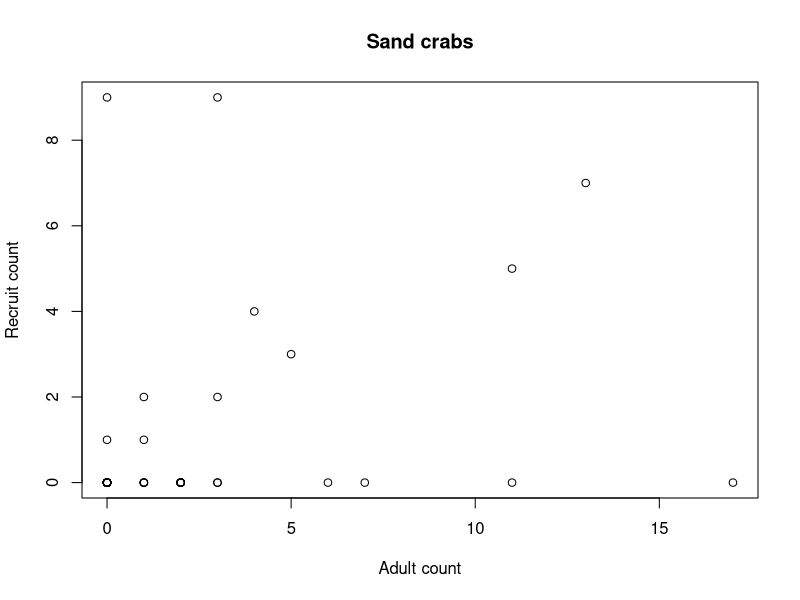
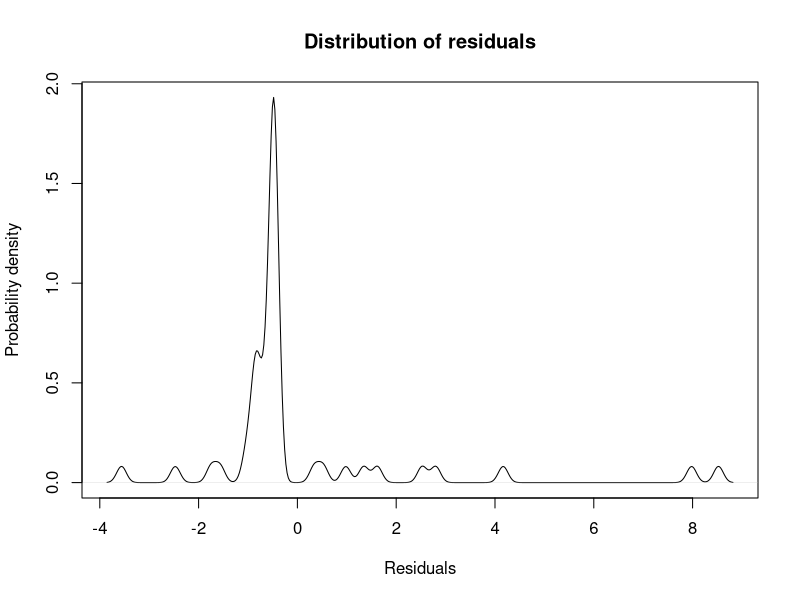
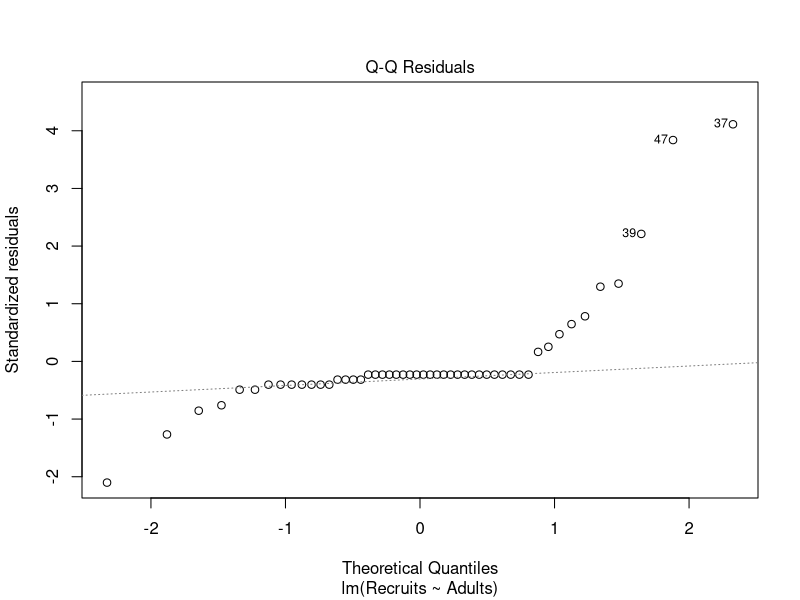
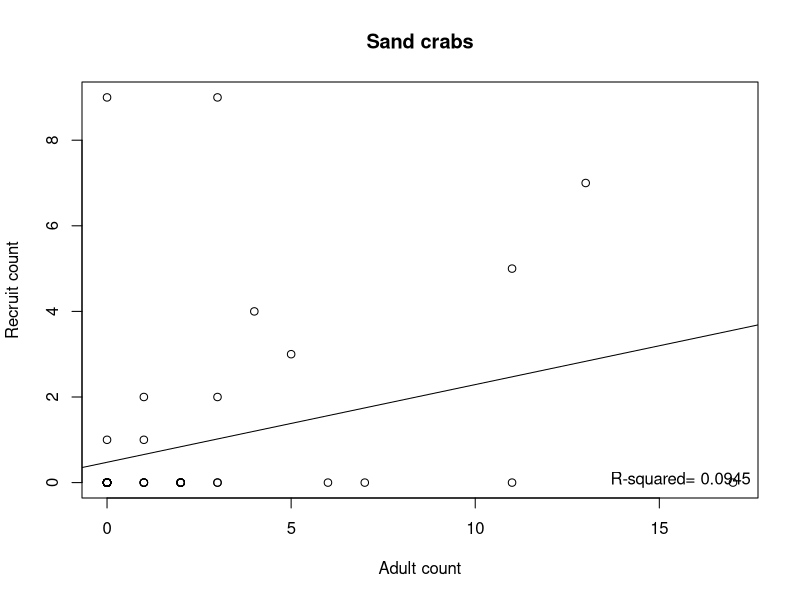
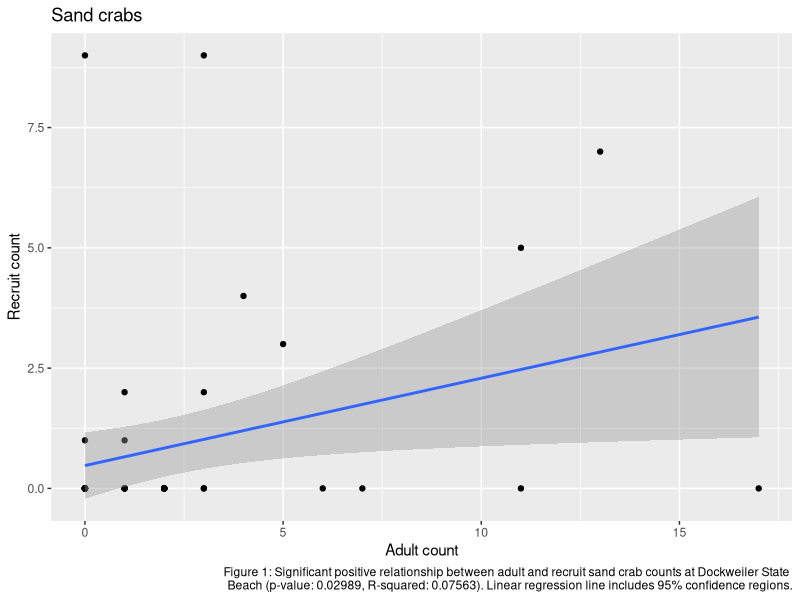
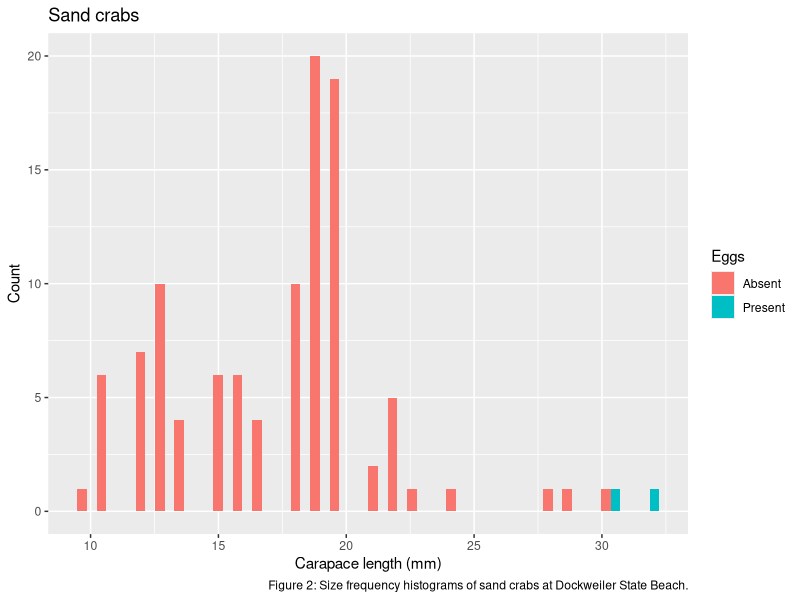
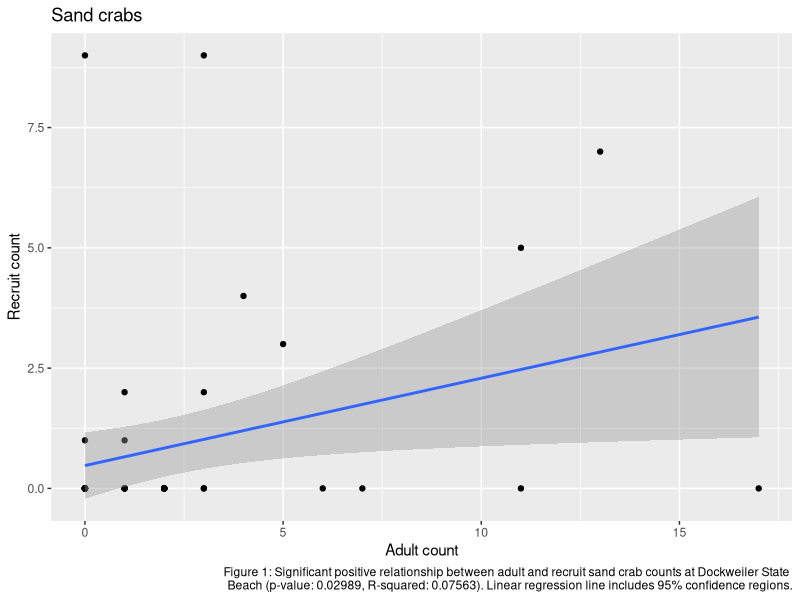
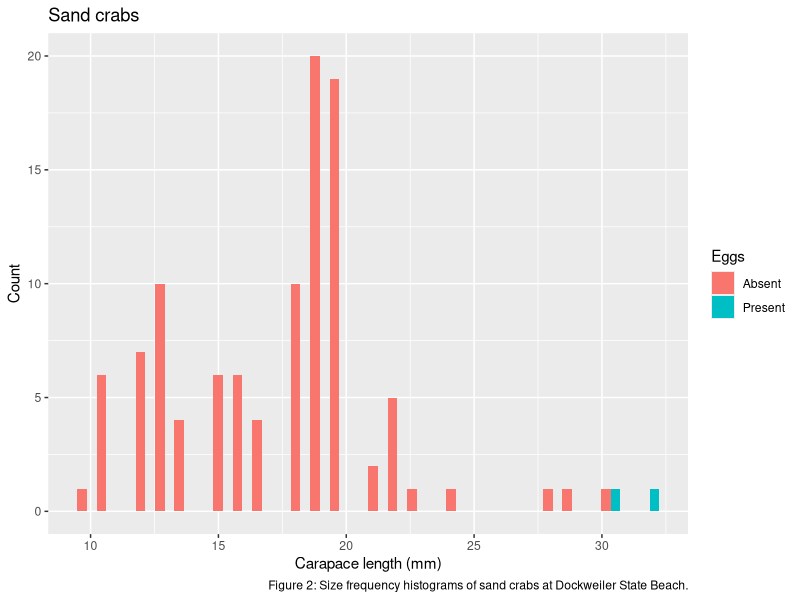

Here is the R script that generated these plots, in order:
# 
# Shawn Schwartz
# EEB 109L - Summer 2018
# TA: Tyler McCraney
#
# Email: shawnschwartz@ucla.edu
#

# Analyses Utilizing Monday Data

# set working directory
setwd("~/OneDrive/UCLA Undergraduate Degree/Summer 2018/Summer Session C - 2018/EE BIOL 109L/R-Projects/EEB109L-SandCrabs")

# load tidyverse library
library(tidyverse)

# read-in csv file data
Counts <- read.csv(file = "Counts.csv", header = TRUE)
Lengths <- read.csv(file = "Lengths.csv", header = TRUE)

# make scatterplot of adult and recruit sand crab counts
Adults <- Counts$Ovigerous + Counts$Non.ovigerous
Counts <- cbind(Counts, Adults)

plot(Counts$Adults, Counts$Recruits, xlab = "Adult count",
ylab = "Recruit count", main = "Sand crabs")

# fit linear regression model
AdultsRecruitsFit <- lm(Recruits ~ Adults, data = Counts)

summary(AdultsRecruitsFit)

# probability distribution of the residuals
plot(density(resid(AdultsRecruitsFit)), xlab = "Residuals", 
ylab = "Probability density", main = "Distribution of residuals")

plot(AdultsRecruitsFit, which = 2)

plot(Counts$Adults, Counts$Recruits, xlab = "Adult count", 
ylab = "Recruit count", main = "Sand crabs")

abline(AdultsRecruitsFit)

legend("bottomright", bty = "n", legend = paste("R-squared=", format(summary(AdultsRecruitsFit)$r.squared, digits = 4)))

# enhanced plotted figure with 95% confidence regions around regression line
ggplot(data = Counts) + 
  geom_point(mapping = aes(x = Adults, y = Recruits)) + 
  geom_smooth(mapping = aes(x = Adults, y = Recruits), method = lm) + 
  labs(x = "Adult count", y = "Recruit count", title = "Sand crabs", caption = "Figure 1: Significant positive relationship between adult and recruit sand crab counts at Dockweiler State 
       Beach (p-value: 0.02989, R-squared: 0.07563). Linear regression line includes 95% confidence regions.")

ggsave("Figure1.pdf")

# create and plot two size frequency histograms
ggplot(data = Lengths, aes(Carapace.length.mm, fill = Eggs)) + 
  geom_histogram(position = "dodge") + 
  labs(x = "Carapace length (mm)", y = "Count", title = "Sand crabs", caption = "Figure 2: Size frequency histograms of sand crabs at Dockweiler State Beach.")

ggsave("Figure2.pdf")

# estimate summary stats for carapace lengths
eggs <- filter(Lengths, Eggs == "Present")
no.eggs <- filter(Lengths, Eggs == "Absent")

xbarL.eggs <- mean(eggs$Carapace.length.mm)
xbarL.no.eggs <- mean(no.eggs$Carapace.length.mm)

sdL.eggs <- sd(eggs$Carapace.length.mm)
sdL.no.eggs <- sd(no.eggs$Carapace.length.mm)

n.eggs <- nrow(eggs)
n.no.eggs <- nrow(no.eggs)

seL.eggs <- sdL.eggs / sqrt(n.eggs)
seL.no.eggs <- sdL.no.eggs / sqrt(n.no.eggs)

boundL.eggs <- 1.96 * seL.eggs
boundL.no.eggs <- 1.96 * seL.no.eggs

lowL.eggs <- xbarL.eggs - boundL.eggs
lowL.no.eggs <- xbarL.no.eggs - boundL.no.eggs

upL.eggs <- xbarL.eggs + boundL.eggs
upL.no.eggs <- xbarL.no.eggs + boundL.no.eggs

egg.stats <- c(lowL.eggs, xbarL.eggs, upL.eggs)
no.egg.stats <- c(lowL.no.eggs, xbarL.no.eggs, upL.no.eggs)

stats <- rbind(egg.stats, no.egg.stats)

colnames(stats) <- c("2.5% length", "Mean length", "97.5% length")

rownames(stats) <- c("Eggs", "No eggs")

stats

# write final stats to csv file
write.csv(stats, "stats.csv")